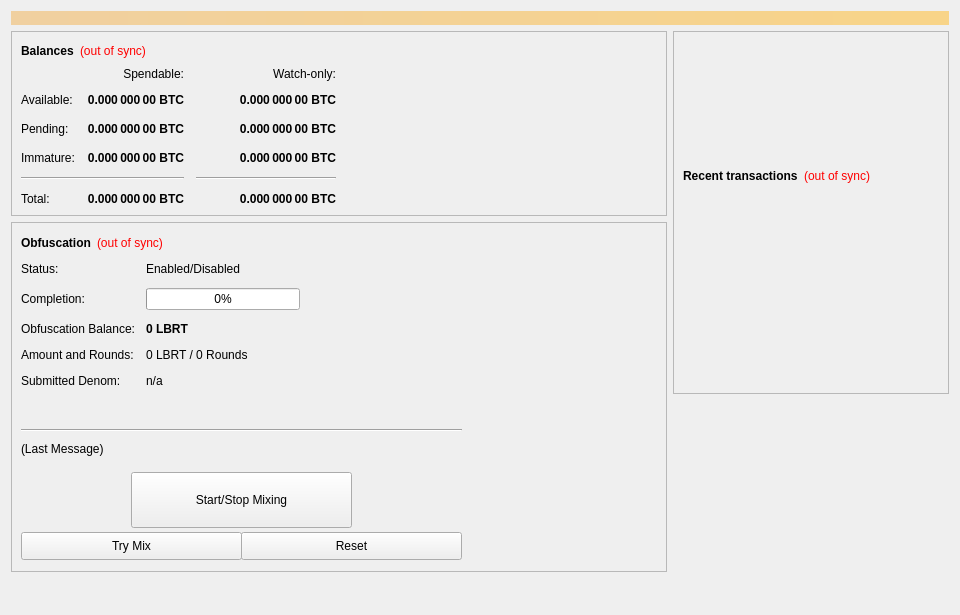
<?xml version="1.0" encoding="UTF-8"?>
<ui version="4.0">
 <class>OverviewPage</class>
 <widget class="QWidget" name="OverviewPage">
  <property name="geometry">
   <rect>
    <x>0</x>
    <y>0</y>
    <width>960</width>
    <height>615</height>
   </rect>
  </property>
  <property name="minimumSize">
   <size>
    <width>960</width>
    <height>0</height>
   </size>
  </property>
  <property name="windowTitle">
   <string>Form</string>
  </property>
  <layout class="QVBoxLayout" name="topLayout">
   <item>
    <widget class="QLabel" name="labelAlerts">
     <property name="visible">
      <bool>false</bool>
     </property>
     <property name="styleSheet">
      <string notr="true">background-color: qlineargradient(x1: 0, y1: 0, x2: 1, y2: 0, stop:0 #F0D0A0, stop:1 #F8D488); color:#000000;</string>
     </property>
     <property name="wordWrap">
      <bool>true</bool>
     </property>
     <property name="margin">
      <number>3</number>
     </property>
    </widget>
   </item>
   <item>
    <layout class="QHBoxLayout" name="horizontalLayout" stretch="1,1">
     <item>
      <layout class="QVBoxLayout" name="verticalLayout_2">
       <item>
        <widget class="QFrame" name="frame">
         <property name="frameShape">
          <enum>QFrame::StyledPanel</enum>
         </property>
         <property name="frameShadow">
          <enum>QFrame::Raised</enum>
         </property>
         <layout class="QVBoxLayout" name="verticalLayout_4">
          <item>
           <layout class="QHBoxLayout" name="horizontalLayout_4">
            <item>
             <widget class="QLabel" name="label_5">
              <property name="font">
               <font>
                <weight>75</weight>
                <bold>true</bold>
               </font>
              </property>
              <property name="text">
               <string>Balances</string>
              </property>
             </widget>
            </item>
            <item>
             <widget class="QLabel" name="labelWalletStatus">
              <property name="cursor">
               <cursorShape>WhatsThisCursor</cursorShape>
              </property>
              <property name="toolTip">
               <string>The displayed information may be out of date. Your wallet automatically synchronizes with the Liberty network after a connection is established, but this process has not completed yet.</string>
              </property>
              <property name="styleSheet">
               <string notr="true">QLabel { color: red; }</string>
              </property>
              <property name="text">
               <string notr="true">(out of sync)</string>
              </property>
              <property name="alignment">
               <set>Qt::AlignLeading|Qt::AlignLeft|Qt::AlignVCenter</set>
              </property>
             </widget>
            </item>
            <item>
             <spacer name="horizontalSpacer_3">
              <property name="orientation">
               <enum>Qt::Horizontal</enum>
              </property>
              <property name="sizeHint" stdset="0">
               <size>
                <width>40</width>
                <height>20</height>
               </size>
              </property>
             </spacer>
            </item>
           </layout>
          </item>
          <item>
           <layout class="QGridLayout" name="gridLayout">
            <property name="spacing">
             <number>12</number>
            </property>
            <item row="2" column="2">
             <widget class="QLabel" name="labelWatchPending">
              <property name="font">
               <font>
                <weight>75</weight>
                <bold>true</bold>
               </font>
              </property>
              <property name="cursor">
               <cursorShape>IBeamCursor</cursorShape>
              </property>
              <property name="toolTip">
               <string>Unconfirmed transactions to watch-only addresses</string>
              </property>
              <property name="text">
               <string notr="true">0.000 000 00 BTC</string>
              </property>
              <property name="alignment">
               <set>Qt::AlignRight|Qt::AlignTrailing|Qt::AlignVCenter</set>
              </property>
              <property name="textInteractionFlags">
               <set>Qt::LinksAccessibleByMouse|Qt::TextSelectableByKeyboard|Qt::TextSelectableByMouse</set>
              </property>
             </widget>
            </item>
            <item row="2" column="1">
             <widget class="QLabel" name="labelUnconfirmed">
              <property name="font">
               <font>
                <weight>75</weight>
                <bold>true</bold>
               </font>
              </property>
              <property name="cursor">
               <cursorShape>IBeamCursor</cursorShape>
              </property>
              <property name="toolTip">
               <string>Total of transactions that have yet to be confirmed, and do not yet count toward the spendable balance</string>
              </property>
              <property name="text">
               <string notr="true">0.000 000 00 BTC</string>
              </property>
              <property name="alignment">
               <set>Qt::AlignRight|Qt::AlignTrailing|Qt::AlignVCenter</set>
              </property>
              <property name="textInteractionFlags">
               <set>Qt::LinksAccessibleByMouse|Qt::TextSelectableByKeyboard|Qt::TextSelectableByMouse</set>
              </property>
             </widget>
            </item>
            <item row="3" column="2">
             <widget class="QLabel" name="labelWatchImmature">
              <property name="font">
               <font>
                <weight>75</weight>
                <bold>true</bold>
               </font>
              </property>
              <property name="cursor">
               <cursorShape>IBeamCursor</cursorShape>
              </property>
              <property name="toolTip">
               <string>Staked or servicenode rewards in watch-only addresses that has not yet matured</string>
              </property>
              <property name="text">
               <string notr="true">0.000 000 00 BTC</string>
              </property>
              <property name="alignment">
               <set>Qt::AlignRight|Qt::AlignTrailing|Qt::AlignVCenter</set>
              </property>
              <property name="textInteractionFlags">
               <set>Qt::LinksAccessibleByMouse|Qt::TextSelectableByKeyboard|Qt::TextSelectableByMouse</set>
              </property>
             </widget>
            </item>
            <item row="4" column="0" colspan="2">
             <widget class="Line" name="lineSpendableBalance">
              <property name="orientation">
               <enum>Qt::Horizontal</enum>
              </property>
             </widget>
            </item>
            <item row="4" column="2">
             <widget class="Line" name="lineWatchBalance">
              <property name="sizePolicy">
               <sizepolicy hsizetype="Preferred" vsizetype="Fixed">
                <horstretch>0</horstretch>
                <verstretch>0</verstretch>
               </sizepolicy>
              </property>
              <property name="minimumSize">
               <size>
                <width>140</width>
                <height>0</height>
               </size>
              </property>
              <property name="orientation">
               <enum>Qt::Horizontal</enum>
              </property>
             </widget>
            </item>
            <item row="5" column="0">
             <widget class="QLabel" name="labelTotalText">
              <property name="text">
               <string>Total:</string>
              </property>
             </widget>
            </item>
            <item row="3" column="1">
             <widget class="QLabel" name="labelImmature">
              <property name="font">
               <font>
                <weight>75</weight>
                <bold>true</bold>
               </font>
              </property>
              <property name="cursor">
               <cursorShape>IBeamCursor</cursorShape>
              </property>
              <property name="toolTip">
               <string>Staked or servicenode rewards that has not yet matured</string>
              </property>
              <property name="text">
               <string notr="true">0.000 000 00 BTC</string>
              </property>
              <property name="alignment">
               <set>Qt::AlignRight|Qt::AlignTrailing|Qt::AlignVCenter</set>
              </property>
              <property name="textInteractionFlags">
               <set>Qt::LinksAccessibleByMouse|Qt::TextSelectableByKeyboard|Qt::TextSelectableByMouse</set>
              </property>
             </widget>
            </item>
            <item row="2" column="3">
             <spacer name="horizontalSpacer_2">
              <property name="orientation">
               <enum>Qt::Horizontal</enum>
              </property>
              <property name="sizeHint" stdset="0">
               <size>
                <width>40</width>
                <height>20</height>
               </size>
              </property>
             </spacer>
            </item>
            <item row="3" column="0">
             <widget class="QLabel" name="labelImmatureText">
              <property name="text">
               <string>Immature:</string>
              </property>
             </widget>
            </item>
            <item row="5" column="1">
             <widget class="QLabel" name="labelTotal">
              <property name="font">
               <font>
                <weight>75</weight>
                <bold>true</bold>
               </font>
              </property>
              <property name="cursor">
               <cursorShape>IBeamCursor</cursorShape>
              </property>
              <property name="toolTip">
               <string>Your current total balance</string>
              </property>
              <property name="text">
               <string notr="true">0.000 000 00 BTC</string>
              </property>
              <property name="alignment">
               <set>Qt::AlignRight|Qt::AlignTrailing|Qt::AlignVCenter</set>
              </property>
              <property name="textInteractionFlags">
               <set>Qt::LinksAccessibleByMouse|Qt::TextSelectableByKeyboard|Qt::TextSelectableByMouse</set>
              </property>
             </widget>
            </item>
            <item row="5" column="2">
             <widget class="QLabel" name="labelWatchTotal">
              <property name="font">
               <font>
                <weight>75</weight>
                <bold>true</bold>
               </font>
              </property>
              <property name="cursor">
               <cursorShape>IBeamCursor</cursorShape>
              </property>
              <property name="toolTip">
               <string>Current total balance in watch-only addresses</string>
              </property>
              <property name="text">
               <string notr="true">0.000 000 00 BTC</string>
              </property>
              <property name="alignment">
               <set>Qt::AlignRight|Qt::AlignTrailing|Qt::AlignVCenter</set>
              </property>
              <property name="textInteractionFlags">
               <set>Qt::LinksAccessibleByMouse|Qt::TextSelectableByKeyboard|Qt::TextSelectableByMouse</set>
              </property>
             </widget>
            </item>
            <item row="0" column="2">
             <widget class="QLabel" name="labelWatchonly">
              <property name="text">
               <string>Watch-only:</string>
              </property>
              <property name="alignment">
               <set>Qt::AlignRight|Qt::AlignTrailing|Qt::AlignVCenter</set>
              </property>
             </widget>
            </item>
            <item row="1" column="0">
             <widget class="QLabel" name="labelBalanceText">
              <property name="text">
               <string>Available:</string>
              </property>
             </widget>
            </item>
            <item row="1" column="1">
             <widget class="QLabel" name="labelBalance">
              <property name="font">
               <font>
                <weight>75</weight>
                <bold>true</bold>
               </font>
              </property>
              <property name="cursor">
               <cursorShape>IBeamCursor</cursorShape>
              </property>
              <property name="toolTip">
               <string>Your current spendable balance</string>
              </property>
              <property name="text">
               <string notr="true">0.000 000 00 BTC</string>
              </property>
              <property name="alignment">
               <set>Qt::AlignRight|Qt::AlignTrailing|Qt::AlignVCenter</set>
              </property>
              <property name="textInteractionFlags">
               <set>Qt::LinksAccessibleByMouse|Qt::TextSelectableByKeyboard|Qt::TextSelectableByMouse</set>
              </property>
             </widget>
            </item>
            <item row="1" column="2">
             <widget class="QLabel" name="labelWatchAvailable">
              <property name="font">
               <font>
                <weight>75</weight>
                <bold>true</bold>
               </font>
              </property>
              <property name="cursor">
               <cursorShape>IBeamCursor</cursorShape>
              </property>
              <property name="toolTip">
               <string>Your current balance in watch-only addresses</string>
              </property>
              <property name="text">
               <string notr="true">0.000 000 00 BTC</string>
              </property>
              <property name="alignment">
               <set>Qt::AlignRight|Qt::AlignTrailing|Qt::AlignVCenter</set>
              </property>
              <property name="textInteractionFlags">
               <set>Qt::LinksAccessibleByMouse|Qt::TextSelectableByKeyboard|Qt::TextSelectableByMouse</set>
              </property>
             </widget>
            </item>
            <item row="2" column="0">
             <widget class="QLabel" name="labelPendingText">
              <property name="text">
               <string>Pending:</string>
              </property>
             </widget>
            </item>
            <item row="0" column="1">
             <widget class="QLabel" name="labelSpendable">
              <property name="text">
               <string>Spendable:</string>
              </property>
              <property name="alignment">
               <set>Qt::AlignRight|Qt::AlignTrailing|Qt::AlignVCenter</set>
              </property>
             </widget>
            </item>
           </layout>
          </item>
         </layout>
        </widget>
       </item>
       <item>
        <widget class="QFrame" name="frameObfuscation">
         <property name="minimumSize">
          <size>
           <width>0</width>
           <height>350</height>
          </size>
         </property>
         <property name="layoutDirection">
          <enum>Qt::LeftToRight</enum>
         </property>
         <property name="frameShape">
          <enum>QFrame::StyledPanel</enum>
         </property>
         <property name="frameShadow">
          <enum>QFrame::Raised</enum>
         </property>
         <widget class="QWidget" name="formLayoutWidget">
          <property name="geometry">
           <rect>
            <x>10</x>
            <y>40</y>
            <width>451</width>
            <height>161</height>
           </rect>
          </property>
          <layout class="QFormLayout" name="formLayout">
           <property name="fieldGrowthPolicy">
            <enum>QFormLayout::AllNonFixedFieldsGrow</enum>
           </property>
           <property name="horizontalSpacing">
            <number>11</number>
           </property>
           <property name="verticalSpacing">
            <number>12</number>
           </property>
           <item row="0" column="0">
            <widget class="QLabel" name="label_6">
             <property name="text">
              <string>Status:</string>
             </property>
            </widget>
           </item>
           <item row="1" column="0">
            <widget class="QLabel" name="label_7">
             <property name="text">
              <string>Completion:</string>
             </property>
            </widget>
           </item>
           <item row="1" column="1">
            <widget class="QProgressBar" name="obfuscationProgress">
             <property name="maximumSize">
              <size>
               <width>154</width>
               <height>16777215</height>
              </size>
             </property>
             <property name="value">
              <number>0</number>
             </property>
            </widget>
           </item>
           <item row="2" column="0">
            <widget class="QLabel" name="labelAnonymizedText">
             <property name="text">
              <string>Obfuscation Balance:</string>
             </property>
            </widget>
           </item>
           <item row="2" column="1">
            <widget class="QLabel" name="labelAnonymized">
             <property name="font">
              <font>
               <weight>75</weight>
               <bold>true</bold>
              </font>
             </property>
             <property name="text">
              <string notr="true">0 LBRT</string>
             </property>
            </widget>
           </item>
           <item row="3" column="0">
            <widget class="QLabel" name="label_8">
             <property name="text">
              <string>Amount and Rounds:</string>
             </property>
            </widget>
           </item>
           <item row="3" column="1">
            <widget class="QLabel" name="labelAmountRounds">
             <property name="text">
              <string>0 LBRT / 0 Rounds</string>
             </property>
            </widget>
           </item>
           <item row="4" column="0">
            <widget class="QLabel" name="label_9">
             <property name="text">
              <string>Submitted Denom:</string>
             </property>
            </widget>
           </item>
           <item row="4" column="1">
            <widget class="QLabel" name="labelSubmittedDenom">
             <property name="toolTip">
              <string>The denominations you submitted to the Servicenode.&lt;br&gt;To mix, other users must submit the exact same denominations.</string>
             </property>
             <property name="text">
              <string>n/a</string>
             </property>
            </widget>
           </item>
           <item row="0" column="1">
            <widget class="QLabel" name="obfuscationEnabled">
             <property name="text">
              <string>Enabled/Disabled</string>
             </property>
            </widget>
           </item>
          </layout>
         </widget>
         <widget class="QPushButton" name="runAutoDenom">
          <property name="geometry">
           <rect>
            <x>251</x>
            <y>17</y>
            <width>1</width>
            <height>1</height>
           </rect>
          </property>
          <property name="palette">
           <palette>
            <active>
             <colorrole role="WindowText">
              <brush brushstyle="SolidPattern">
               <color alpha="255">
                <red>0</red>
                <green>0</green>
                <blue>0</blue>
               </color>
              </brush>
             </colorrole>
             <colorrole role="Button">
              <brush brushstyle="SolidPattern">
               <color alpha="255">
                <red>239</red>
                <green>238</green>
                <blue>238</blue>
               </color>
              </brush>
             </colorrole>
             <colorrole role="Light">
              <brush brushstyle="SolidPattern">
               <color alpha="255">
                <red>255</red>
                <green>255</green>
                <blue>255</blue>
               </color>
              </brush>
             </colorrole>
             <colorrole role="Midlight">
              <brush brushstyle="SolidPattern">
               <color alpha="255">
                <red>247</red>
                <green>246</green>
                <blue>246</blue>
               </color>
              </brush>
             </colorrole>
             <colorrole role="Dark">
              <brush brushstyle="SolidPattern">
               <color alpha="255">
                <red>119</red>
                <green>119</green>
                <blue>119</blue>
               </color>
              </brush>
             </colorrole>
             <colorrole role="Mid">
              <brush brushstyle="SolidPattern">
               <color alpha="255">
                <red>159</red>
                <green>159</green>
                <blue>159</blue>
               </color>
              </brush>
             </colorrole>
             <colorrole role="Text">
              <brush brushstyle="SolidPattern">
               <color alpha="255">
                <red>0</red>
                <green>0</green>
                <blue>0</blue>
               </color>
              </brush>
             </colorrole>
             <colorrole role="BrightText">
              <brush brushstyle="SolidPattern">
               <color alpha="255">
                <red>255</red>
                <green>255</green>
                <blue>255</blue>
               </color>
              </brush>
             </colorrole>
             <colorrole role="ButtonText">
              <brush brushstyle="SolidPattern">
               <color alpha="255">
                <red>0</red>
                <green>0</green>
                <blue>0</blue>
               </color>
              </brush>
             </colorrole>
             <colorrole role="Base">
              <brush brushstyle="SolidPattern">
               <color alpha="255">
                <red>255</red>
                <green>255</green>
                <blue>255</blue>
               </color>
              </brush>
             </colorrole>
             <colorrole role="Window">
              <brush brushstyle="SolidPattern">
               <color alpha="255">
                <red>239</red>
                <green>238</green>
                <blue>238</blue>
               </color>
              </brush>
             </colorrole>
             <colorrole role="Shadow">
              <brush brushstyle="SolidPattern">
               <color alpha="255">
                <red>0</red>
                <green>0</green>
                <blue>0</blue>
               </color>
              </brush>
             </colorrole>
             <colorrole role="AlternateBase">
              <brush brushstyle="SolidPattern">
               <color alpha="255">
                <red>247</red>
                <green>246</green>
                <blue>246</blue>
               </color>
              </brush>
             </colorrole>
             <colorrole role="ToolTipBase">
              <brush brushstyle="SolidPattern">
               <color alpha="255">
                <red>255</red>
                <green>255</green>
                <blue>220</blue>
               </color>
              </brush>
             </colorrole>
             <colorrole role="ToolTipText">
              <brush brushstyle="SolidPattern">
               <color alpha="255">
                <red>0</red>
                <green>0</green>
                <blue>0</blue>
               </color>
              </brush>
             </colorrole>
            </active>
            <inactive>
             <colorrole role="WindowText">
              <brush brushstyle="SolidPattern">
               <color alpha="255">
                <red>0</red>
                <green>0</green>
                <blue>0</blue>
               </color>
              </brush>
             </colorrole>
             <colorrole role="Button">
              <brush brushstyle="SolidPattern">
               <color alpha="255">
                <red>239</red>
                <green>238</green>
                <blue>238</blue>
               </color>
              </brush>
             </colorrole>
             <colorrole role="Light">
              <brush brushstyle="SolidPattern">
               <color alpha="255">
                <red>255</red>
                <green>255</green>
                <blue>255</blue>
               </color>
              </brush>
             </colorrole>
             <colorrole role="Midlight">
              <brush brushstyle="SolidPattern">
               <color alpha="255">
                <red>247</red>
                <green>246</green>
                <blue>246</blue>
               </color>
              </brush>
             </colorrole>
             <colorrole role="Dark">
              <brush brushstyle="SolidPattern">
               <color alpha="255">
                <red>119</red>
                <green>119</green>
                <blue>119</blue>
               </color>
              </brush>
             </colorrole>
             <colorrole role="Mid">
              <brush brushstyle="SolidPattern">
               <color alpha="255">
                <red>159</red>
                <green>159</green>
                <blue>159</blue>
               </color>
              </brush>
             </colorrole>
             <colorrole role="Text">
              <brush brushstyle="SolidPattern">
               <color alpha="255">
                <red>0</red>
                <green>0</green>
                <blue>0</blue>
               </color>
              </brush>
             </colorrole>
             <colorrole role="BrightText">
              <brush brushstyle="SolidPattern">
               <color alpha="255">
                <red>255</red>
                <green>255</green>
                <blue>255</blue>
               </color>
              </brush>
             </colorrole>
             <colorrole role="ButtonText">
              <brush brushstyle="SolidPattern">
               <color alpha="255">
                <red>0</red>
                <green>0</green>
                <blue>0</blue>
               </color>
              </brush>
             </colorrole>
             <colorrole role="Base">
              <brush brushstyle="SolidPattern">
               <color alpha="255">
                <red>255</red>
                <green>255</green>
                <blue>255</blue>
               </color>
              </brush>
             </colorrole>
             <colorrole role="Window">
              <brush brushstyle="SolidPattern">
               <color alpha="255">
                <red>239</red>
                <green>238</green>
                <blue>238</blue>
               </color>
              </brush>
             </colorrole>
             <colorrole role="Shadow">
              <brush brushstyle="SolidPattern">
               <color alpha="255">
                <red>0</red>
                <green>0</green>
                <blue>0</blue>
               </color>
              </brush>
             </colorrole>
             <colorrole role="AlternateBase">
              <brush brushstyle="SolidPattern">
               <color alpha="255">
                <red>247</red>
                <green>246</green>
                <blue>246</blue>
               </color>
              </brush>
             </colorrole>
             <colorrole role="ToolTipBase">
              <brush brushstyle="SolidPattern">
               <color alpha="255">
                <red>255</red>
                <green>255</green>
                <blue>220</blue>
               </color>
              </brush>
             </colorrole>
             <colorrole role="ToolTipText">
              <brush brushstyle="SolidPattern">
               <color alpha="255">
                <red>0</red>
                <green>0</green>
                <blue>0</blue>
               </color>
              </brush>
             </colorrole>
            </inactive>
            <disabled>
             <colorrole role="WindowText">
              <brush brushstyle="SolidPattern">
               <color alpha="255">
                <red>119</red>
                <green>119</green>
                <blue>119</blue>
               </color>
              </brush>
             </colorrole>
             <colorrole role="Button">
              <brush brushstyle="SolidPattern">
               <color alpha="255">
                <red>239</red>
                <green>238</green>
                <blue>238</blue>
               </color>
              </brush>
             </colorrole>
             <colorrole role="Light">
              <brush brushstyle="SolidPattern">
               <color alpha="255">
                <red>255</red>
                <green>255</green>
                <blue>255</blue>
               </color>
              </brush>
             </colorrole>
             <colorrole role="Midlight">
              <brush brushstyle="SolidPattern">
               <color alpha="255">
                <red>247</red>
                <green>246</green>
                <blue>246</blue>
               </color>
              </brush>
             </colorrole>
             <colorrole role="Dark">
              <brush brushstyle="SolidPattern">
               <color alpha="255">
                <red>119</red>
                <green>119</green>
                <blue>119</blue>
               </color>
              </brush>
             </colorrole>
             <colorrole role="Mid">
              <brush brushstyle="SolidPattern">
               <color alpha="255">
                <red>159</red>
                <green>159</green>
                <blue>159</blue>
               </color>
              </brush>
             </colorrole>
             <colorrole role="Text">
              <brush brushstyle="SolidPattern">
               <color alpha="255">
                <red>119</red>
                <green>119</green>
                <blue>119</blue>
               </color>
              </brush>
             </colorrole>
             <colorrole role="BrightText">
              <brush brushstyle="SolidPattern">
               <color alpha="255">
                <red>255</red>
                <green>255</green>
                <blue>255</blue>
               </color>
              </brush>
             </colorrole>
             <colorrole role="ButtonText">
              <brush brushstyle="SolidPattern">
               <color alpha="255">
                <red>119</red>
                <green>119</green>
                <blue>119</blue>
               </color>
              </brush>
             </colorrole>
             <colorrole role="Base">
              <brush brushstyle="SolidPattern">
               <color alpha="255">
                <red>239</red>
                <green>238</green>
                <blue>238</blue>
               </color>
              </brush>
             </colorrole>
             <colorrole role="Window">
              <brush brushstyle="SolidPattern">
               <color alpha="255">
                <red>239</red>
                <green>238</green>
                <blue>238</blue>
               </color>
              </brush>
             </colorrole>
             <colorrole role="Shadow">
              <brush brushstyle="SolidPattern">
               <color alpha="255">
                <red>0</red>
                <green>0</green>
                <blue>0</blue>
               </color>
              </brush>
             </colorrole>
             <colorrole role="AlternateBase">
              <brush brushstyle="SolidPattern">
               <color alpha="255">
                <red>239</red>
                <green>238</green>
                <blue>238</blue>
               </color>
              </brush>
             </colorrole>
             <colorrole role="ToolTipBase">
              <brush brushstyle="SolidPattern">
               <color alpha="255">
                <red>255</red>
                <green>255</green>
                <blue>220</blue>
               </color>
              </brush>
             </colorrole>
             <colorrole role="ToolTipText">
              <brush brushstyle="SolidPattern">
               <color alpha="255">
                <red>0</red>
                <green>0</green>
                <blue>0</blue>
               </color>
              </brush>
             </colorrole>
            </disabled>
           </palette>
          </property>
          <property name="focusPolicy">
           <enum>Qt::NoFocus</enum>
          </property>
          <property name="autoFillBackground">
           <bool>true</bool>
          </property>
          <property name="text">
           <string/>
          </property>
          <property name="flat">
           <bool>true</bool>
          </property>
         </widget>
         <widget class="QPushButton" name="toggleObfuscation">
          <property name="geometry">
           <rect>
            <x>120</x>
            <y>250</y>
            <width>221</width>
            <height>56</height>
           </rect>
          </property>
          <property name="sizePolicy">
           <sizepolicy hsizetype="MinimumExpanding" vsizetype="Fixed">
            <horstretch>0</horstretch>
            <verstretch>0</verstretch>
           </sizepolicy>
          </property>
          <property name="text">
           <string>Start/Stop Mixing</string>
          </property>
         </widget>
         <widget class="Line" name="lineLastMessage">
          <property name="geometry">
           <rect>
            <x>10</x>
            <y>200</y>
            <width>441</width>
            <height>16</height>
           </rect>
          </property>
          <property name="orientation">
           <enum>Qt::Horizontal</enum>
          </property>
         </widget>
         <widget class="QLabel" name="obfuscationStatus">
          <property name="geometry">
           <rect>
            <x>10</x>
            <y>220</y>
            <width>451</width>
            <height>61</height>
           </rect>
          </property>
          <property name="minimumSize">
           <size>
            <width>288</width>
            <height>43</height>
           </size>
          </property>
          <property name="text">
           <string>(Last Message)</string>
          </property>
          <property name="alignment">
           <set>Qt::AlignLeading|Qt::AlignLeft|Qt::AlignTop</set>
          </property>
          <property name="wordWrap">
           <bool>true</bool>
          </property>
         </widget>
         <widget class="QPushButton" name="obfuscationAuto">
          <property name="geometry">
           <rect>
            <x>10</x>
            <y>310</y>
            <width>221</width>
            <height>28</height>
           </rect>
          </property>
          <property name="sizePolicy">
           <sizepolicy hsizetype="MinimumExpanding" vsizetype="Fixed">
            <horstretch>0</horstretch>
            <verstretch>0</verstretch>
           </sizepolicy>
          </property>
          <property name="toolTip">
           <string>Try to manually submit a Obfuscation request.</string>
          </property>
          <property name="text">
           <string>Try Mix</string>
          </property>
         </widget>
         <widget class="QPushButton" name="obfuscationReset">
          <property name="geometry">
           <rect>
            <x>230</x>
            <y>310</y>
            <width>221</width>
            <height>28</height>
           </rect>
          </property>
          <property name="sizePolicy">
           <sizepolicy hsizetype="MinimumExpanding" vsizetype="Fixed">
            <horstretch>0</horstretch>
            <verstretch>0</verstretch>
           </sizepolicy>
          </property>
          <property name="toolTip">
           <string>Reset the current status of Obfuscation (can interrupt Obfuscation if it's in the process of Mixing, which can cost you money!)</string>
          </property>
          <property name="autoFillBackground">
           <bool>false</bool>
          </property>
          <property name="text">
           <string>Reset</string>
          </property>
         </widget>
         <widget class="QWidget" name="layoutWidget">
          <property name="geometry">
           <rect>
            <x>10</x>
            <y>10</y>
            <width>431</width>
            <height>22</height>
           </rect>
          </property>
          <layout class="QHBoxLayout" name="horizontalLayout_5">
           <item>
            <widget class="QLabel" name="label_2">
             <property name="font">
              <font>
               <weight>75</weight>
               <bold>true</bold>
              </font>
             </property>
             <property name="text">
              <string>Obfuscation</string>
             </property>
            </widget>
           </item>
           <item>
            <widget class="QLabel" name="labelObfuscationSyncStatus">
             <property name="toolTip">
              <string>The displayed information may be out of date. Your wallet automatically synchronizes with the Liberty network after a connection is established, but this process has not completed yet.</string>
             </property>
             <property name="styleSheet">
              <string notr="true">QLabel { color: red; }</string>
             </property>
             <property name="text">
              <string notr="true">(out of sync)</string>
             </property>
             <property name="alignment">
              <set>Qt::AlignLeading|Qt::AlignLeft|Qt::AlignVCenter</set>
             </property>
            </widget>
           </item>
           <item>
            <spacer name="horizontalSpacer_4">
             <property name="orientation">
              <enum>Qt::Horizontal</enum>
             </property>
             <property name="sizeHint" stdset="0">
              <size>
               <width>40</width>
               <height>20</height>
              </size>
             </property>
            </spacer>
           </item>
          </layout>
         </widget>
        </widget>
       </item>
       <item>
        <spacer name="verticalSpacer">
         <property name="orientation">
          <enum>Qt::Vertical</enum>
         </property>
         <property name="sizeHint" stdset="0">
          <size>
           <width>20</width>
           <height>40</height>
          </size>
         </property>
        </spacer>
       </item>
      </layout>
     </item>
     <item>
      <layout class="QVBoxLayout" name="verticalLayout_3">
       <item>
        <widget class="QFrame" name="frame_2">
         <property name="sizePolicy">
          <sizepolicy hsizetype="Fixed" vsizetype="Fixed">
           <horstretch>0</horstretch>
           <verstretch>0</verstretch>
          </sizepolicy>
         </property>
         <property name="frameShape">
          <enum>QFrame::StyledPanel</enum>
         </property>
         <property name="frameShadow">
          <enum>QFrame::Raised</enum>
         </property>
         <layout class="QVBoxLayout" name="verticalLayout">
          <item>
           <spacer name="verticalSpacer_4">
            <property name="orientation">
             <enum>Qt::Vertical</enum>
            </property>
            <property name="sizeHint" stdset="0">
             <size>
              <width>20</width>
              <height>75</height>
             </size>
            </property>
           </spacer>
          </item>
          <item>
           <widget class="QLabel" name="bannerLabel">
            <property name="text">
             <string/>
            </property>
           </widget>
          </item>
          <item>
           <spacer name="verticalSpacer_3">
            <property name="orientation">
             <enum>Qt::Vertical</enum>
            </property>
            <property name="sizeType">
             <enum>QSizePolicy::Preferred</enum>
            </property>
            <property name="sizeHint" stdset="0">
             <size>
              <width>20</width>
              <height>30</height>
             </size>
            </property>
           </spacer>
          </item>
          <item>
           <layout class="QHBoxLayout" name="horizontalLayout_2">
            <item>
             <widget class="QLabel" name="label_4">
              <property name="font">
               <font>
                <weight>75</weight>
                <bold>true</bold>
               </font>
              </property>
              <property name="text">
               <string>Recent transactions</string>
              </property>
             </widget>
            </item>
            <item>
             <widget class="QLabel" name="labelTransactionsStatus">
              <property name="cursor">
               <cursorShape>WhatsThisCursor</cursorShape>
              </property>
              <property name="toolTip">
               <string>The displayed information may be out of date. Your wallet automatically synchronizes with the Liberty network after a connection is established, but this process has not completed yet.</string>
              </property>
              <property name="styleSheet">
               <string notr="true">QLabel { color: red; }</string>
              </property>
              <property name="text">
               <string notr="true">(out of sync)</string>
              </property>
              <property name="alignment">
               <set>Qt::AlignRight|Qt::AlignTrailing|Qt::AlignVCenter</set>
              </property>
             </widget>
            </item>
            <item>
             <spacer name="horizontalSpacer">
              <property name="orientation">
               <enum>Qt::Horizontal</enum>
              </property>
              <property name="sizeHint" stdset="0">
               <size>
                <width>40</width>
                <height>20</height>
               </size>
              </property>
             </spacer>
            </item>
           </layout>
          </item>
          <item>
           <widget class="QListView" name="listTransactions">
            <property name="styleSheet">
             <string notr="true">QListView { background: transparent; }</string>
            </property>
            <property name="frameShape">
             <enum>QFrame::NoFrame</enum>
            </property>
            <property name="verticalScrollBarPolicy">
             <enum>Qt::ScrollBarAlwaysOff</enum>
            </property>
            <property name="horizontalScrollBarPolicy">
             <enum>Qt::ScrollBarAlwaysOff</enum>
            </property>
            <property name="selectionMode">
             <enum>QAbstractItemView::NoSelection</enum>
            </property>
           </widget>
          </item>
         </layout>
        </widget>
       </item>
       <item>
        <spacer name="verticalSpacer_2">
         <property name="orientation">
          <enum>Qt::Vertical</enum>
         </property>
         <property name="sizeType">
          <enum>QSizePolicy::Expanding</enum>
         </property>
         <property name="sizeHint" stdset="0">
          <size>
           <width>20</width>
           <height>40</height>
          </size>
         </property>
        </spacer>
       </item>
      </layout>
     </item>
    </layout>
   </item>
  </layout>
 </widget>
 <resources/>
 <connections/>
</ui>
